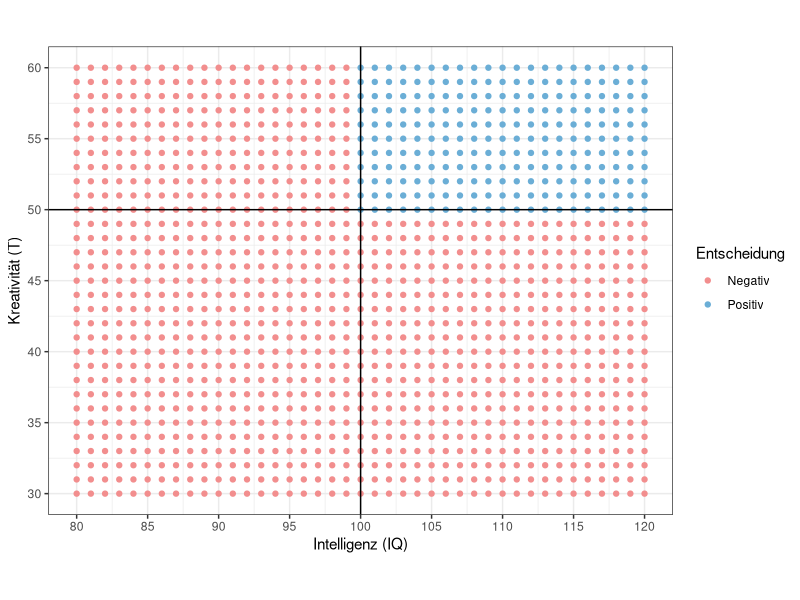
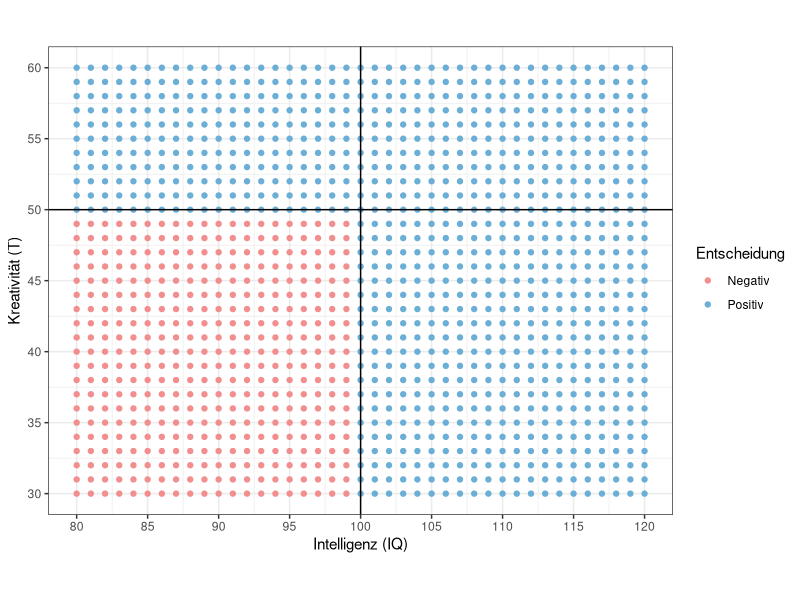
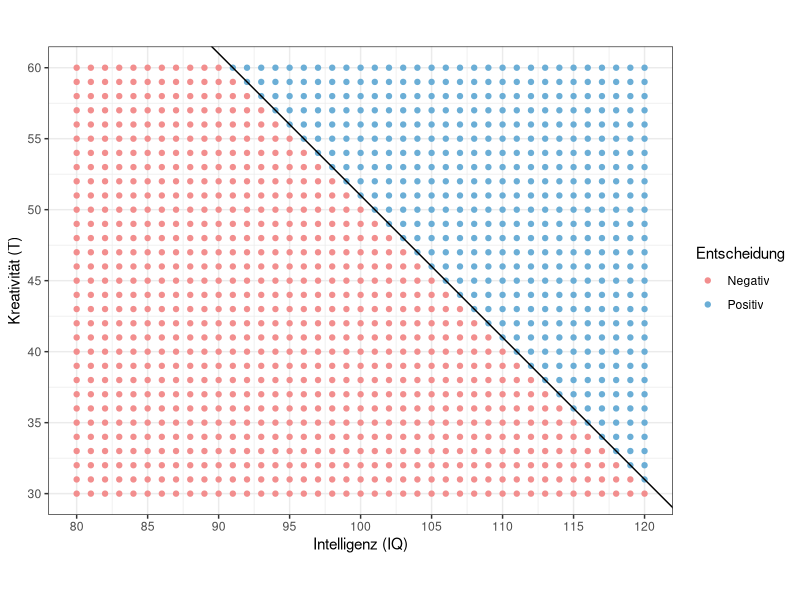
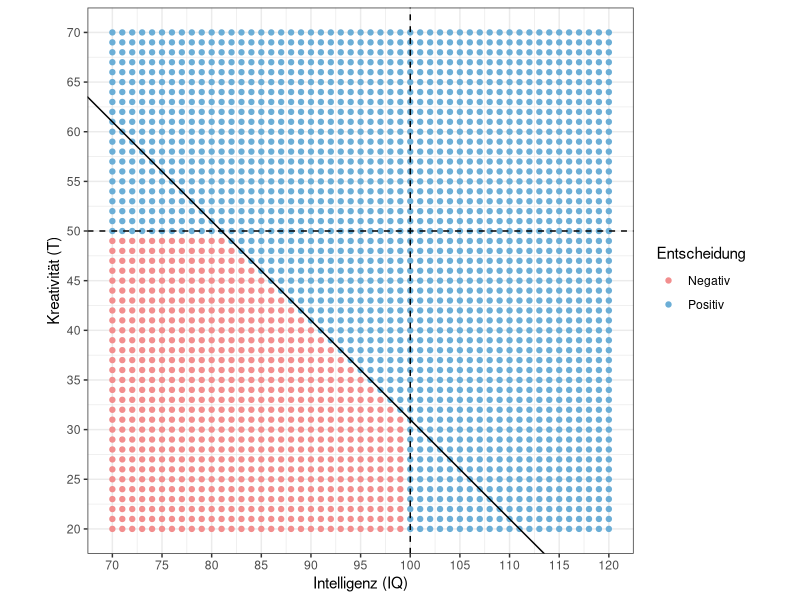
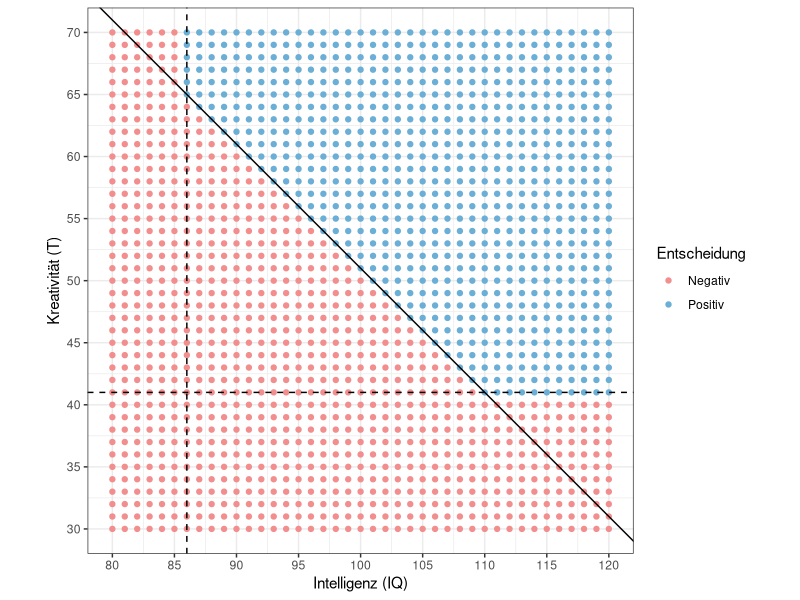

Write the R code that produced these figures, in order.
## ---- chunk 1
library(ggplot2)

dat <- expand.grid(x = 80:120, y = 30:60)
dat$Entscheidung <- dat$x >= 100 & dat$y >= 50
dat$Entscheidung <- c("Negativ", "Positiv")[as.numeric(dat$Entscheidung)+1]

ggplot(
    dat,
    aes(x = x, y = y, color = Entscheidung)
) + 
    geom_point() +
    scale_x_continuous(breaks = seq(-1000, 1000, 5)) + 
    scale_y_continuous(breaks = seq(-1000, 1000, 5)) + 
    geom_hline(yintercept = 50, linetype = 1) +
    geom_vline(xintercept = 100, linetype = 1) +
    theme_bw() +
    scale_color_manual(values = c("#f28e8e", "#6baed6")) +
    xlab("Intelligenz (IQ)") +
    ylab("Kreativität (T)") +
    coord_fixed()

## ---- chunk 2
library(ggplot2)

dat <- expand.grid(x = 80:120, y = 30:60)
dat$Entscheidung <- dat$x >= 100 | dat$y >= 50
dat$Entscheidung <- c("Negativ", "Positiv")[as.numeric(dat$Entscheidung)+1]

ggplot(
    dat,
    aes(x = x, y = y, color = Entscheidung)
) + 
    geom_point() +
    scale_x_continuous(breaks = seq(-1000, 1000, 5)) + 
    scale_y_continuous(breaks = seq(-1000, 1000, 5)) + 
    geom_hline(yintercept = 50, linetype = 1) +
    geom_vline(xintercept = 100, linetype = 1) +
    theme_bw() +
    scale_color_manual(values = c("#f28e8e", "#6baed6")) +
    xlab("Intelligenz (IQ)") +
    ylab("Kreativität (T)") +
    coord_fixed()

## ---- chunk 3
library(ggplot2)

dat <- expand.grid(x = 80:120, y = 30:60)
dat$Entscheidung <- dat$x + dat$y > 150
dat$Entscheidung <- c("Negativ", "Positiv")[as.numeric(dat$Entscheidung)+1]

ggplot(
    dat,
    aes(x = x, y = y, color = Entscheidung)
) + 
    geom_point() +
    scale_x_continuous(breaks = seq(-1000, 1000, 5)) + 
    scale_y_continuous(breaks = seq(-1000, 1000, 5)) + 
    theme_bw() +
    geom_abline(intercept = 151, slope = -1) +
    scale_color_manual(values = c("#f28e8e", "#6baed6")) +
    xlab("Intelligenz (IQ)") +
    ylab("Kreativität (T)") +
    coord_fixed()

## ---- chunk 4
library(ggplot2)

dat <- expand.grid(x = 70:120, y = 20:70)
dat$Entscheidung <- (dat$x >= 100|dat$y >= 50) | ((dat$x + dat$y) > 130)
dat$Entscheidung <- c("Negativ", "Positiv")[as.numeric(dat$Entscheidung)+1]

ggplot(
    dat,
    aes(x = x, y = y, color = Entscheidung)
) + 
    geom_point() +
    scale_x_continuous(breaks = seq(-1000, 1000, 5)) + 
    scale_y_continuous(breaks = seq(-1000, 1000, 5)) + 
    theme_bw() +
    geom_hline(yintercept = 50, linetype = 2) +
    geom_vline(xintercept = 100, linetype = 2) +
    geom_abline(intercept = 131, slope = -1) +
    scale_color_manual(values = c("#f28e8e", "#6baed6")) +
    xlab("Intelligenz (IQ)") +
    ylab("Kreativität (T)") +
    coord_fixed()

## ---- chunk 5
library(ggplot2)

dat <- expand.grid(x = 80:120, y = 30:70)
dat$Entscheidung <- (dat$x > 85 & dat$y > 40) & ((dat$x + dat$y) > 150)
dat$Entscheidung <- c("Negativ", "Positiv")[as.numeric(dat$Entscheidung)+1]

ggplot(
    dat,
    aes(x = x, y = y, color = Entscheidung)
) + 
    geom_point() +
    scale_x_continuous(breaks = seq(-1000, 1000, 5)) + 
    scale_y_continuous(breaks = seq(-1000, 1000, 5)) + 
    theme_bw() +
    geom_hline(yintercept = 41, linetype = 2) +
    geom_vline(xintercept = 86, linetype = 2) +
    geom_abline(intercept = 151, slope = -1) +
    scale_color_manual(values = c("#f28e8e", "#6baed6")) +
    xlab("Intelligenz (IQ)") +
    ylab("Kreativität (T)") +
    coord_fixed()

